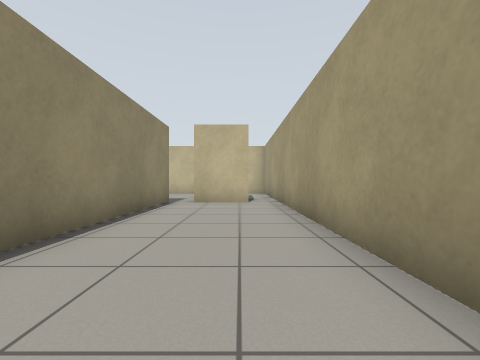
View 1 (above)

24 first-person views from a walk through a world built for the Gazebo simulator. The camera is 0.72 m above the floor, looks level and sees 90° across. The floor is counted in squares, 1 m on a side. Each view is taken from the middle of a square. On the plan, view 1 faces up. The plan holds only what a view shows up to about 9 squares ahead; the rest is blank.

View 2
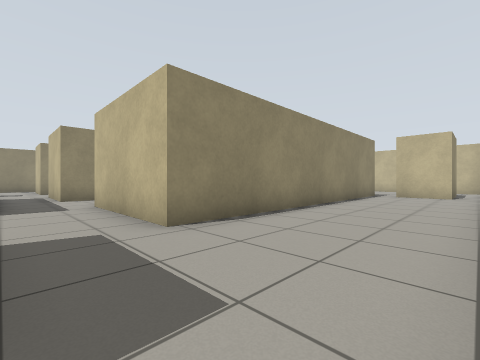

View 3
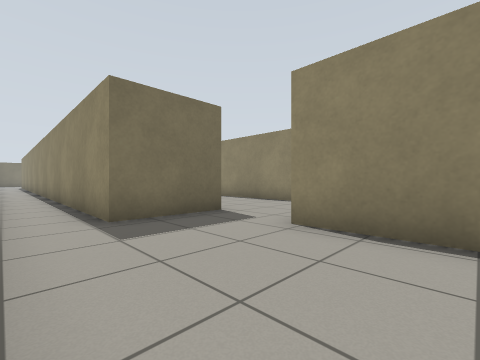

View 4
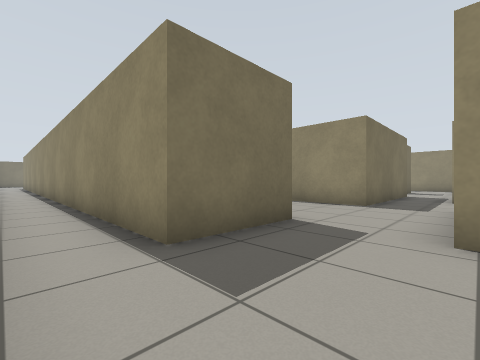

View 5
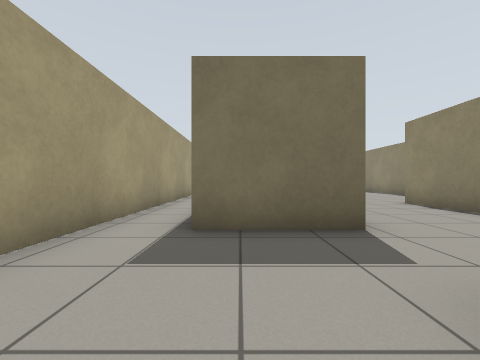

View 6
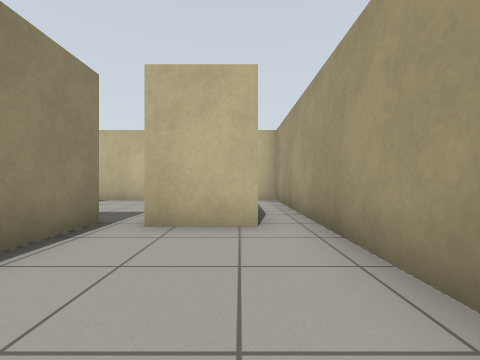

View 7
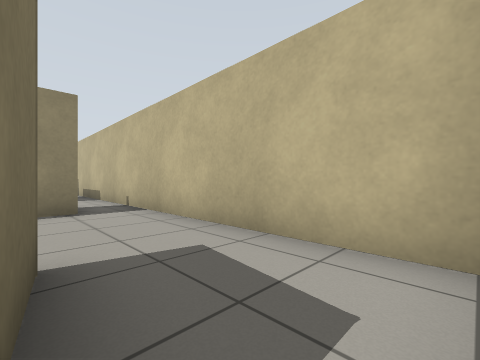

View 8
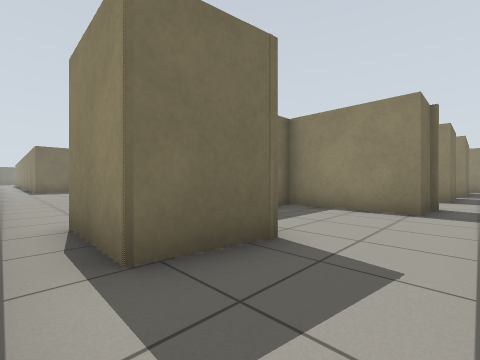

View 9
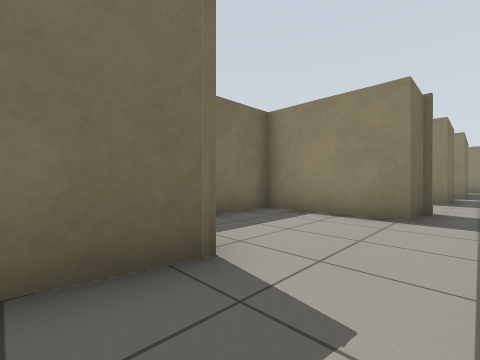

View 10
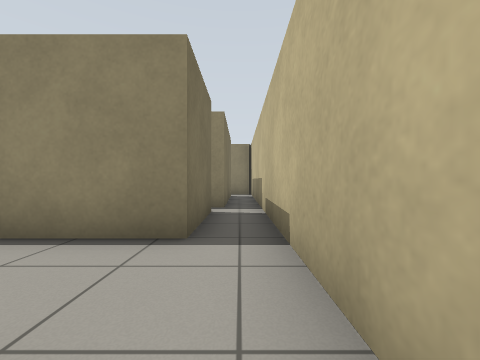

View 11
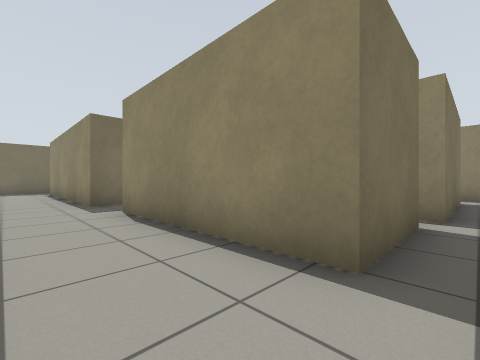

View 12
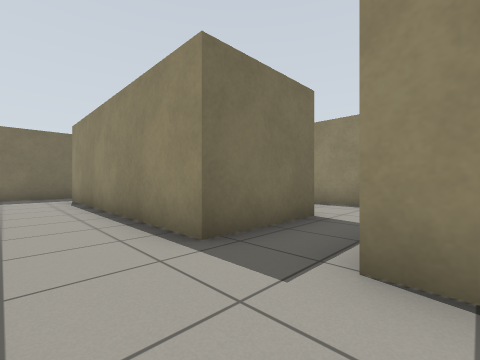

View 13
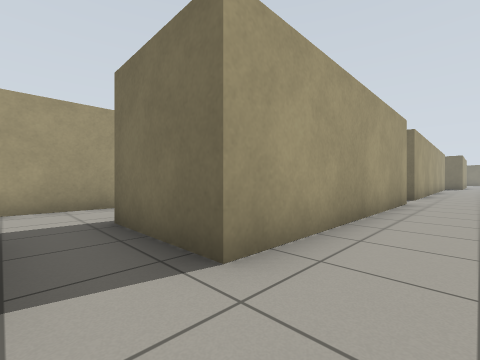

View 14
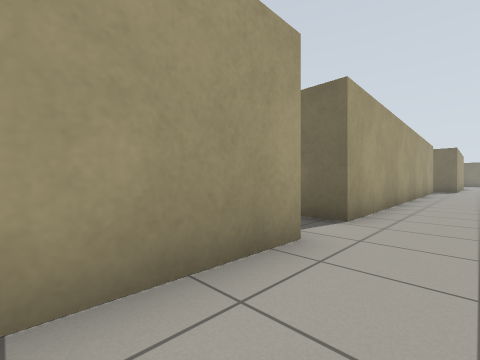

View 15
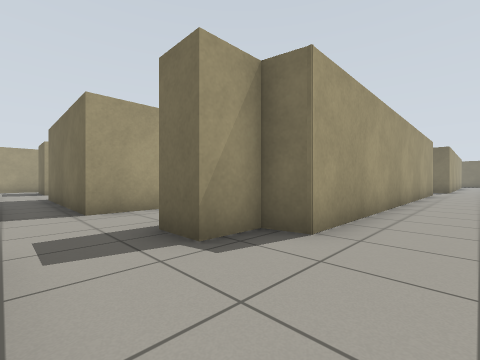

View 16
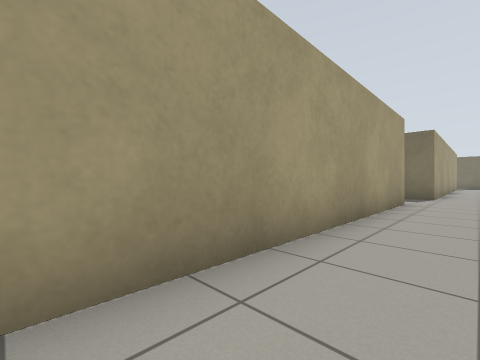

View 17
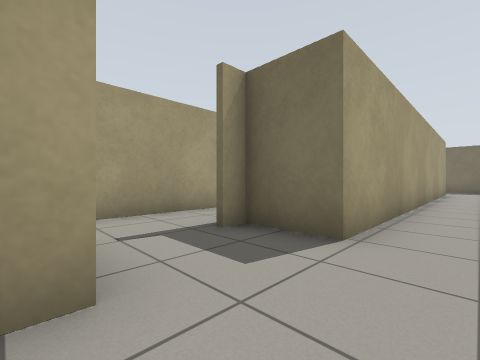

View 18
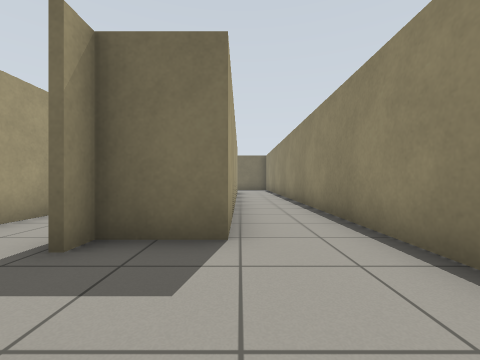

View 19
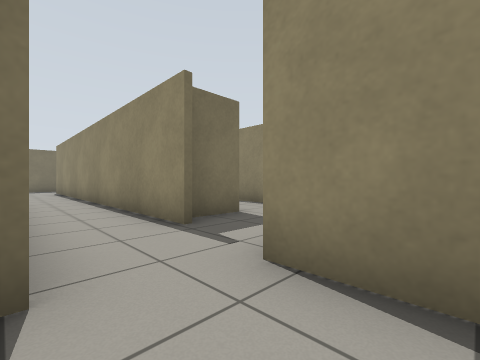

View 20
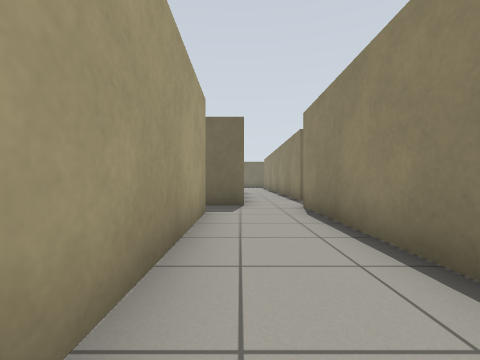

View 21
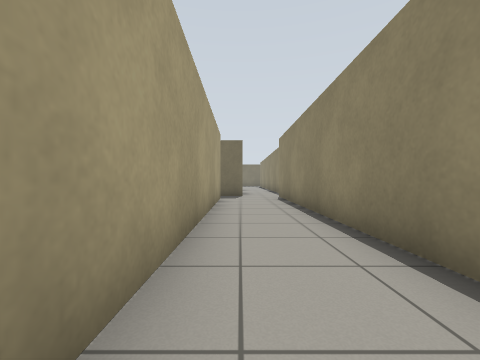

View 22
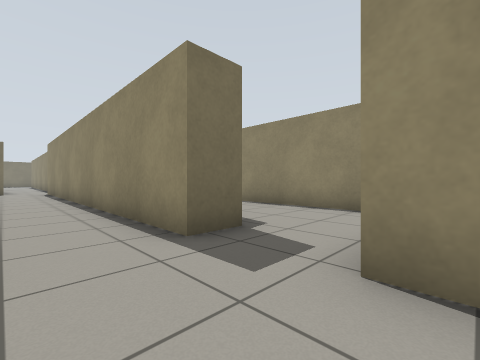

View 23
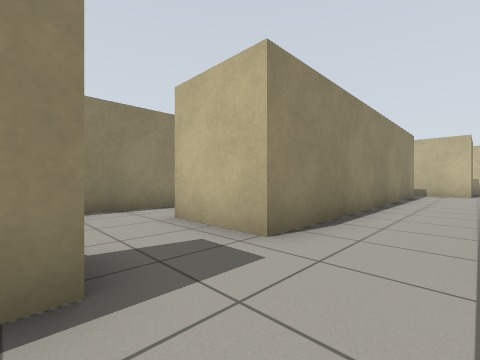

View 24
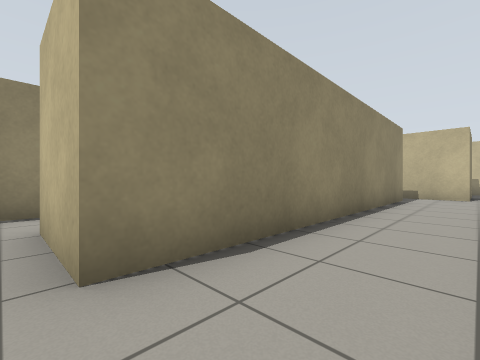

### Floor plan
Points are (right, up) in squares from view 1. A wall is a line through its corners. A room is listed if a view was taken in it or the views show most of it. See-through windows are left out.
Room 1 (views 1, 2, 3, 4, 5, 6, 7, 8, 9)
walls: (-2.9, -4.4) (-0.3, -4.4) (-0.3, -13.2); (1.3, -10) (1.3, -3.2); (1.3, 1.3) (1.3, 12.6) (-1.4, 12.6); (-2.4, 8.1) (-2.4, -2.2) (-3.4, -2.2); (-1.6, 10.2) (0.3, 9.9) (0.3, 7.7) (-1.5, 7.7)
ways out: opening at (-2, 8) to room 2; opening at (-0.5, 11.5) to room 2; opening at (-3, -3.5)
Room 2 (view 10)
walls: (-1.4, 12.6) (-6.4, 12.6); (-6.3, 11.2) (-5, 11.2) (-5, 8.1) (-3.1, 8.1)
ways out: opening at (-2, 8) to room 1; opening at (-0.5, 11.5) to room 1; opening at (-5.5, 12) to room 3
Room 3 (views 11, 12, 13, 14, 15, 16, 17, 18, 19, 20, 21, 22, 23, 24)
walls: (-11.4, -2.7) (-11.5, 4.7) (-8.7, 4.7) (-8.7, -2.6) (-10.4, -2.6); (-17.9, -2.6) (-17.9, -7.9); (-11.2, -16.3) (-11.4, -4.2) (-6.1, -4.2); (-15.4, -17.5) (-15.4, -5.9) (-14.7, -5.8) (-14.7, -4.6) (-13.7, -4.6) (-13.7, -17.5); (-12.1, -17.8) (-11, -17.8); (-6.4, 3.9) (-6.4, 6); (-13.9, 6.9) (-13.9, -2.6) (-16.2, -2.6); (-14.1, -19.4) (-14.1, -25.5); (-17.9, -18.9) (-17.9, -26); (-12.1, 8.1) (-13.6, 8.1); (-12.1, -21.9) (-12.1, -18.1); (-11.5, 11.4) (-8.9, 11.4) (-8.9, 6.3); (-16.5, 11.6) (-12.2, 11.6); (-6.4, 12.6) (-14.9, 12.6); (-15.9, -28.5) (-15.9, -19.9) (-14.3, -19.9)
ways out: opening at (-5.5, 12) to room 2; opening at (-17, -3); opening at (-16, 12); opening at (-13, -25); opening at (-11, -17); opening at (-6, -3)

Positions as (right, up) in squares from view 1, and headings:
1: (0, 0), facing up
2: (1, -4), facing up-left
3: (1, 0), facing down-left
4: (1, -2), facing down-left
5: (-1, -1), facing down
6: (0, 4), facing up
7: (1, 10), facing up-left
8: (1, 12), facing down-left
9: (0, 12), facing down-left
10: (-6, 12), facing left
11: (-7, 12), facing down-left
12: (-7, 7), facing down-left
13: (-13, 6), facing down-right
14: (-13, 0), facing down-right
15: (-17, -3), facing down-right
16: (-17, -9), facing down-right
17: (-17, -17), facing down-right
18: (-16, -17), facing down
19: (-12, -16), facing down-left
20: (-12, -11), facing down
21: (-12, -7), facing down
22: (-12, -2), facing down-left
23: (-12, -5), facing up-left
24: (-12, -3), facing up-left
